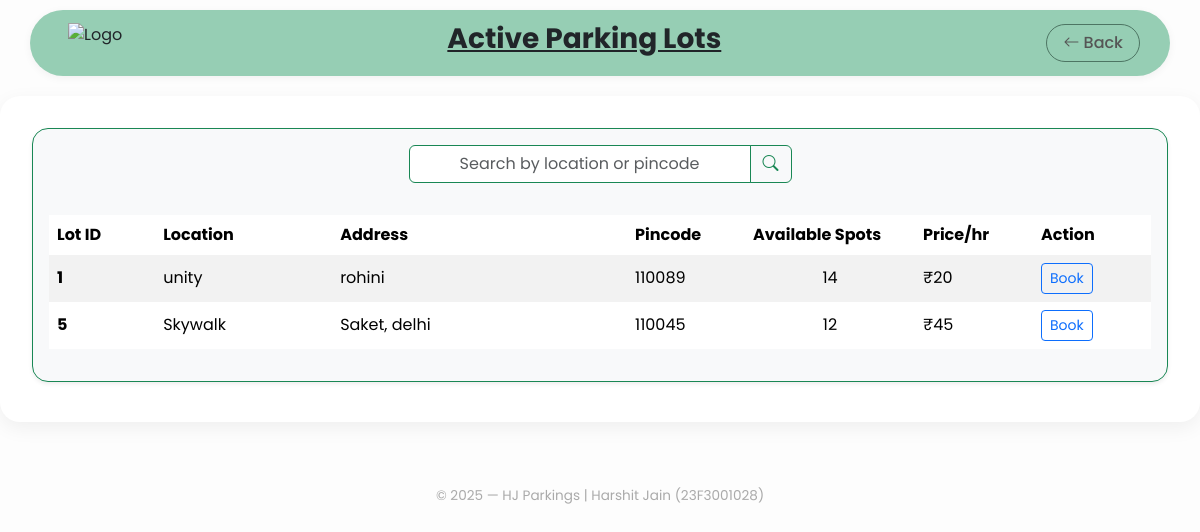
The page /locations (signed in) on the database its author committed.
### app/models/parking_lot.py (models this page shows, shortened)
class parking_lot(db.Model):
    __tablename__ = 'parking_lot'
    lot_id = db.Column(db.Integer, primary_key=True, autoincrement=True)
    location = db.Column(db.String(100), nullable=False)
    address = db.Column(db.String(250), nullable=False)
    pin_code = db.Column(db.Integer, nullable=False)
    total_spots = db.Column(db.Integer, nullable=False)
    price = db.Column(db.Integer, nullable=False)
    status = db.Column(db.String(20), default='active')  # 'active', 'deleted'
    spots = db.relationship('parking_spot', backref='lot', lazy=True)
    @property
    def available_spots(self):
        return len([spot for spot in self.spots if spot.is_active and spot.status != 'occupied'])

### app/models/parking_spot.py (models this page shows)
class parking_spot(db.Model):
    __tablename__ = 'parking_spot'
    spot_id = db.Column(db.Integer, primary_key=True, autoincrement=True)
    lot_id = db.Column(db.Integer, db.ForeignKey('parking_lot.lot_id', ondelete='RESTRICT', onupdate='CASCADE'))
    status = db.Column(db.String(20), nullable=False) # status = 'occupied' or 'available'
    is_active = db.Column(db.Boolean, default=True)  # True = exists, False = deleted

### app/routes/client.py (the view, shortened to what this page needs)
@client_bp.route('/locations', methods=['POST', 'GET'])
@user_authentication
def locations():
    filters = [parking_lot.status == 'active']  # Base filter
    data = parking_lot.query.filter(*filters).all()
    return render_template('client/locations.html', data=data)

### app/routes/client.py (called while the page is built)
def user_authentication(f):
    @wraps(f)
    def decorated_function(*args, **kwargs):
        if 'user' not in session:
            return redirect(url_for('auth.login'))
        return f(*args, **kwargs)
    return decorated_function

### app/templates/client/locations.html (shortened to what this page needs)
{% extends "client/base.html" %}
{% block back %} {{ url_for('client.dashboard') }}{%endblock%}
{% block heading %} Active Parking Lots {% endblock %}
{% block content %}
<div class="container col-lg-12 mb-2 border border-success rounded-4 shadow-sm p-3 bg-light">
<form action="{{ url_for('client.locations') }}" method="POST" class="d-flex justify-content-center align-items-center" role="search">
    <div class="input-group w-auto">
        <input type="text" id="searchbox" name="search_for" class="form-control text-center border-success" placeholder="Search by location or pincode" required>
        <button type="submit" class="btn btn-outline-success" aria-label="Search">
            <i class="bi bi-search"></i>
        </button>
    </div>
</form>
<div class="table-responsive mt-3">
<table class="table table-striped table-borderless align-middle table-hover mt-3 w-100">
    <thead>
        <tr>
            <th style="min-width: 90px;">Lot ID</th>
            <th style="min-width: 150px;">Location</th>
            <th style="min-width: 250px;">Address</th>
            <th style="min-width: 100px;">Pincode</th>
            <th style="min-width: 130px; ">Available Spots</th>
            <th style="min-width: 100px;">Price/hr</th>
            <th style="min-width: 100px;">Action</th>
        </tr>
    </thead>
    <tbody>
        {% for lot in data %}
        <tr>
            <th scope="row">{{ lot.lot_id }}</th>
            <td>{{ lot.location }}</td>
            <td>{{ lot.address }}</td>
            <td>{{ lot.pin_code }}</td>
            <td style="text-align: center;">{{ lot.available_spots }}</td>
            <td>₹{{ lot.price }}</td>
            <td>
                {% if lot.available_spots > 0 %}
                    <a href="{{ url_for('client.booking', lot_id=lot.lot_id) }}" class="btn btn-outline-primary btn-sm">Book</a>
                {% else %}
                    <span class="text-danger">Unavailable</span>
                {% endif %}
            </td>
        </tr>
        {% else %}
        <tr>
            <td colspan="7" class="text-center text-muted">No active lots found.</td>
        </tr>
        {% endfor %}
    </tbody>
</table>
</div>
</div>
{% endblock %}

### app/templates/client/base.html (style rules this page uses)
body { font-family: 'Poppins', sans-serif; background-color: #fdfdfd; }

### rows shown on the page
parking_lot: lot_id "1", location "unity", address "rohini", pin_code "110089", available_spots "14", price "20"
parking_lot: lot_id "5", location "Skywalk", address "Saket, delhi", pin_code "110045", available_spots "12", price "45"
